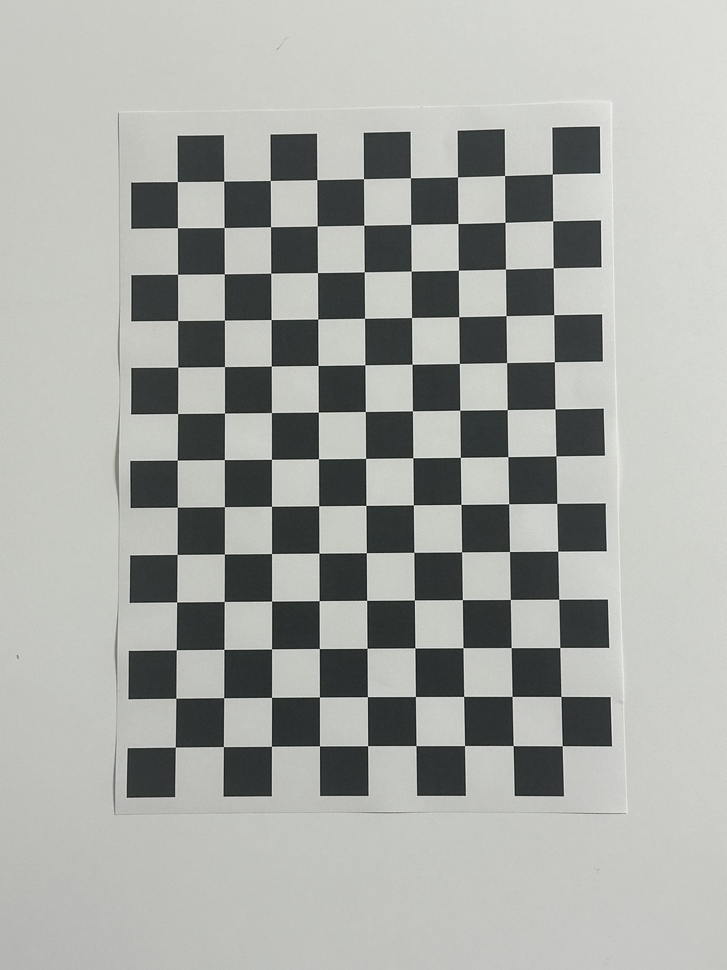
#> input picture Data/IMG_2648.JPG, 727 x 970 px, shrunk from 3024 x 4032 before the run; its folder holds only this picture in this run
$ python visualize.py
#> lines starting #> are read from the running program, lines starting #| are printed output that depends on the picture; after the words box and inside, x2 and y2 are one past the last pixel; in counts of white or black regions, pixels touching at a corner belong together
### Code/opencv_calibration.py
import numpy as np
import cv2

class OpenCVCalibration:
    def __init__(self, checkerboard_size=(13, 9), square_size=20):
        """
        Parameters:
        -----------
        checkerboard_size : tuple (width, height)
            number of checkerboard's corners
        square_size : float
            one square size in mm
        """
        self.checkerboard_size = checkerboard_size
        self.square_size = square_size

        # 3D World Coordinates
        self.obj_points_3d = self._generate_3d_points()

        # Data storage
        self.points3d_list = []
        self.points2d_list = []

        # Calibration results
        self.K = None
        self.dist = None
        self.rvecs = None
        self.tvecs = None

    def _generate_3d_points(self):
        num_corners = self.checkerboard_size[0] * self.checkerboard_size[1]
        objp = np.zeros((num_corners, 3), np.float32)
        objp[:, :2] = np.mgrid[0:self.checkerboard_size[0],
                               0:self.checkerboard_size[1]].T.reshape(-1, 2)
        objp *= self.square_size
        return objp

    def detect_corners(self, image_paths):
        """
        Parameters:
        -----------
        image_paths : list of str
            image file paths

        Returns:
        --------
        success_count : int
            number of successful corner detections
        """
        print("\n" + "=" * 60)
        print("OpenCV Corner Detection")
        print("=" * 60)

        success_count = 0

        for i, img_path in enumerate(image_paths, 1):
            img = cv2.imread(img_path)
            if img is None:
                print(f"[{i}] Cannot read image: {img_path}")
                continue

            gray = cv2.cvtColor(img, cv2.COLOR_BGR2GRAY)

            # Find corners
            ret, corners = cv2.findChessboardCorners(gray, self.checkerboard_size, None)

            if ret:
                # Refine corner locations
                criteria = (cv2.TERM_CRITERIA_EPS + cv2.TERM_CRITERIA_MAX_ITER, 30, 0.001)
                corners_refined = cv2.cornerSubPix(gray, corners, (11, 11), (-1, -1), criteria)

                self.points3d_list.append(self.obj_points_3d)
                self.points2d_list.append(corners_refined)

                success_count += 1
                print(f"[{i}] Corner detection success: {img_path}")
            else:
                print(f"✗ [{i}] Failed to detect corners: {img_path}")

        print("-" * 60)
        print(f"Total {len(image_paths)}, Success {success_count}")
        print("-" * 60)

        return success_count

    def calibrate(self, image_paths):
        """
        Full OpenCV calibration pipeline

        Parameters:
        -----------
        image_paths : list of str
            image file paths

        Returns:
        --------
        K : ndarray (3x3)
            Intrinsic matrix
        dist : ndarray
            Distortion coefficients
        rvecs : list
            Rotation vectors for each image
        tvecs : list
            Translation vectors for each image
        mean_error : float
            Mean reprojection error
        """
        print("\n" + "=" * 60)
        print("OpenCV Camera Calibration - cv2.calibrateCamera()")
        print("=" * 60)

        # Detect corners
        success_count = self.detect_corners(image_paths)

        if success_count < 3:
            print("\nError: Need at least 3 images!")
            return None, None, None, None, None

        # Get image size from first image
        img = cv2.imread(image_paths[0])
        gray = cv2.cvtColor(img, cv2.COLOR_BGR2GRAY)
        img_size = gray.shape[::-1]

        print("\nRunning cv2.calibrateCamera()...")

        # OpenCV calibration
        ret, self.K, self.dist, self.rvecs, self.tvecs = cv2.calibrateCamera(
            self.points3d_list,
            self.points2d_list,
            img_size,
            None,
            None
        )

        print("Calibration successful!")

        # Compute reprojection error
        total_error = 0
        for i in range(len(self.points3d_list)):
            img_pts_reproj, _ = cv2.projectPoints(
                self.points3d_list[i],
                self.rvecs[i],
                self.tvecs[i],
                self.K,
                self.dist
            )
            error = cv2.norm(self.points2d_list[i], img_pts_reproj, cv2.NORM_L2) / len(img_pts_reproj)
            total_error += error

        mean_error = total_error / len(self.points3d_list)

        print("-" * 60)
        print("Intrinsic Matrix K:")
        print(self.K)
        print("\nDistortion Coefficients:")
        print(self.dist.ravel())
        print(f"\nMean Reprojection Error: {mean_error:.4f} pixels")
        print("-" * 60)

        print("\n" + "=" * 60)
        print("✨ OpenCV Calibration Done!")
        print("=" * 60)

        return self.K, self.dist, self.rvecs, self.tvecs, mean_error


# Comparison function
# [43 lines left out: function compare_calibrations, not called in this run]


# [26 lines that do not run on import are left out]

### Code/visualize.py
import numpy as np
import cv2
import matplotlib.pyplot as plt
import glob
import os

# Results 폴더 생성
os.makedirs('../Results', exist_ok=True)

# 이미지 로드
image_paths = glob.glob('../Data/*.JPG')
if len(image_paths) == 0:
    print("No images found!")
    exit()

img_path = image_paths[0]
checkerboard_size = (13, 9)

print("Generating visualizations...")

# ========== 1. Corner Detection Visualization ==========
img = cv2.imread(img_path)
#> img is the input picture: shape (970, 727, 3); mean B, G, R 165, 169.2, 167.1
gray = cv2.cvtColor(img, cv2.COLOR_BGR2GRAY)
ret, corners = cv2.findChessboardCorners(gray, checkerboard_size, None)
#> ret = True; corners = 117 rows, first 8: [552.3, 174.1], [552.7, 220.8], [553.2, 267.7], [553.7, 314.6], [554.4, 361.7], [555, 409], [556, 455.9], [556.7, 503.4]

if ret:
    criteria = (cv2.TERM_CRITERIA_EPS + cv2.TERM_CRITERIA_MAX_ITER, 30, 0.001)
    corners = cv2.cornerSubPix(gray, corners, (11, 11), (-1, -1), criteria)
#> corners = 117 rows, first 8: [552.3, 174], [552.6, 220.8], [553.2, 267.8], [553.7, 314.6], [554.4, 361.7], [555, 408.9], [555.9, 455.9], [556.7, 503.4]
    img_with_corners = img.copy()
    cv2.drawChessboardCorners(img_with_corners, checkerboard_size, corners, ret)
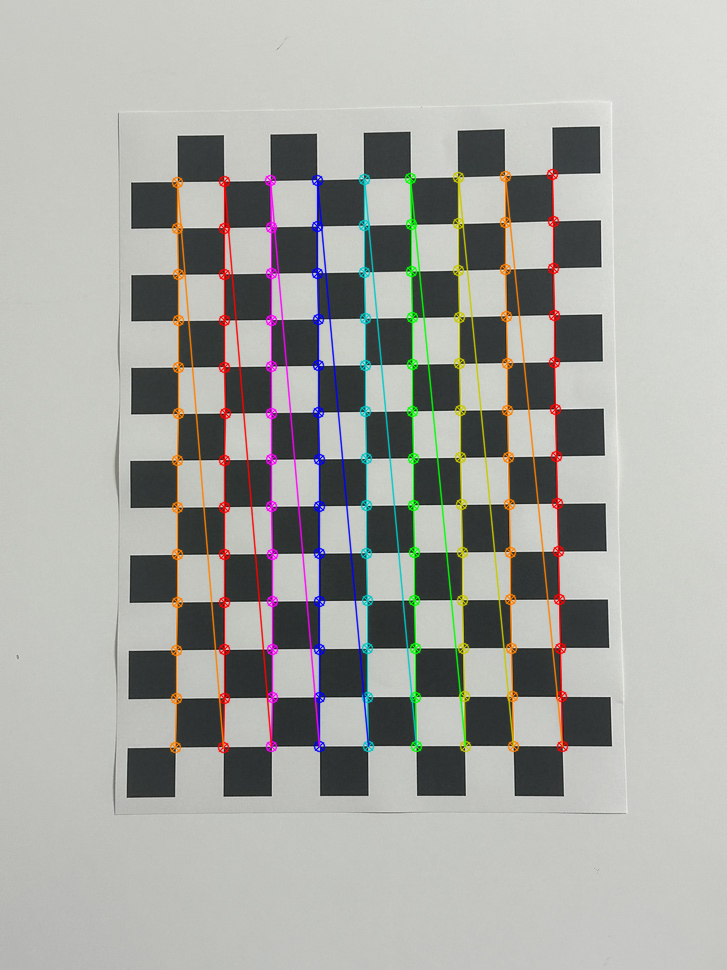
#> img_with_corners: shape (970, 727, 3); 5.35% of pixels changed, all inside (x1, y1, x2, y2) = (169, 168, 569, 754)

    fig, axes = plt.subplots(1, 2, figsize=(14, 7))
    axes[0].imshow(cv2.cvtColor(img, cv2.COLOR_BGR2RGB))
    axes[0].set_title('Original Image', fontsize=14, fontweight='bold')
    axes[0].axis('off')

    axes[1].imshow(cv2.cvtColor(img_with_corners, cv2.COLOR_BGR2RGB))
    axes[1].set_title(f'Detected Corners ({len(corners)} points)', fontsize=14, fontweight='bold')
    axes[1].axis('off')

    plt.tight_layout()
    plt.savefig('../Results/1_corner_detection.png', dpi=200, bbox_inches='tight')
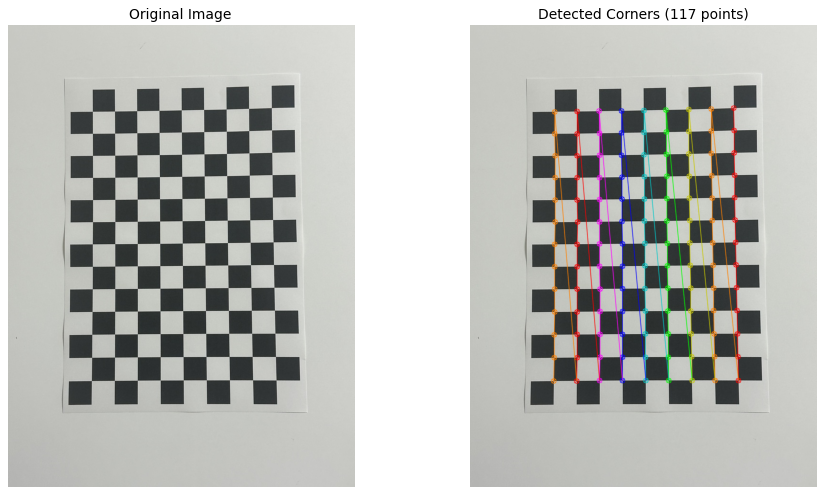
#> figure drawn by matplotlib, 2 panels
    print("✓ Saved: 1_corner_detection.png")
    plt.close()

# ========== 2. Undistorted Image (OpenCV만 가능) ==========
from opencv_calibration import OpenCVCalibration

opencv_calib = OpenCVCalibration(checkerboard_size, 20)
print("\nRunning quick OpenCV calibration for undistortion...")
opencv_K, opencv_dist, _, _, _ = opencv_calib.calibrate(image_paths)
#> in detect_corners, `ret, corners = cv2.findChessboardCorners(gray, self.checkerboard_size,..`: ret = True; corners = 117 rows, first 8: [552.3, 174.1], [552.7, 220.8], [553.2, 267.7], [553.7, 314.6], [554.4, 361.7], [555, 409], [556, 455.9], [556.7, 503.4]
#> in detect_corners, `corners_refined = cv2.cornerSubPix(gray, corners, (11, 11), (-1, -1), ..`: corners_refined = 117 rows, first 8: [552.3, 174], [552.6, 220.8], [553.2, 267.8], [553.7, 314.6], [554.4, 361.7], [555, 408.9], [555.9, 455.9], [556.7, 503.4]

if opencv_K is not None:
    h, w = img.shape[:2]
    new_K, roi = cv2.getOptimalNewCameraMatrix(opencv_K, opencv_dist, (w, h), 1, (w, h))
    undistorted = cv2.undistort(img, opencv_K, opencv_dist, None, new_K)

    fig, axes = plt.subplots(1, 2, figsize=(14, 7))
    axes[0].imshow(cv2.cvtColor(img, cv2.COLOR_BGR2RGB))
    axes[0].set_title('Original (with distortion)', fontsize=14, fontweight='bold')
    axes[0].axis('off')

    axes[1].imshow(cv2.cvtColor(undistorted, cv2.COLOR_BGR2RGB))
    axes[1].set_title('Undistorted (OpenCV)', fontsize=14, fontweight='bold')
    axes[1].axis('off')

    plt.tight_layout()
    plt.savefig('../Results/2_undistorted_image.png', dpi=200, bbox_inches='tight')
    print("✓ Saved: 2_undistorted_image.png")
    plt.close()

# ========== 3. Calibration Comparison Chart ==========
zhang_vals = [7560.22, 7680.26, 1493.25, 1924.49]
opencv_vals = [6877.11, 6940.59, 1543.04, 2023.87]
params = ['fx', 'fy', 'cx', 'cy']

fig, axes = plt.subplots(1, 2, figsize=(14, 6))

# Intrinsic parameters
x = np.arange(len(params))
width = 0.35
axes[0].bar(x - width/2, zhang_vals, width, label="Zhang's Method", alpha=0.8, color='steelblue')
axes[0].bar(x + width/2, opencv_vals, width, label='OpenCV', alpha=0.8, color='coral')
axes[0].set_xlabel('Parameters', fontsize=12)
axes[0].set_ylabel('Value (pixels)', fontsize=12)
axes[0].set_title('Intrinsic Parameters Comparison', fontsize=14, fontweight='bold')
axes[0].set_xticks(x)
axes[0].set_xticklabels(params)
axes[0].legend(fontsize=11)
axes[0].grid(True, alpha=0.3, axis='y')

# Reprojection error
methods = ["Zhang's\nMethod", 'OpenCV']
errors = [12.04, 0.37]
colors = ['steelblue', 'coral']
bars = axes[1].bar(methods, errors, color=colors, alpha=0.8)
axes[1].set_ylabel('Mean Reprojection Error (pixels)', fontsize=12)
axes[1].set_title('Reprojection Error Comparison', fontsize=14, fontweight='bold')
axes[1].grid(True, alpha=0.3, axis='y')

for i, v in enumerate(errors):
    axes[1].text(i, v + 0.5, f'{v:.2f}', ha='center', va='bottom', fontsize=11, fontweight='bold')

plt.tight_layout()
plt.savefig('../Results/3_comparison_chart.png', dpi=200, bbox_inches='tight')
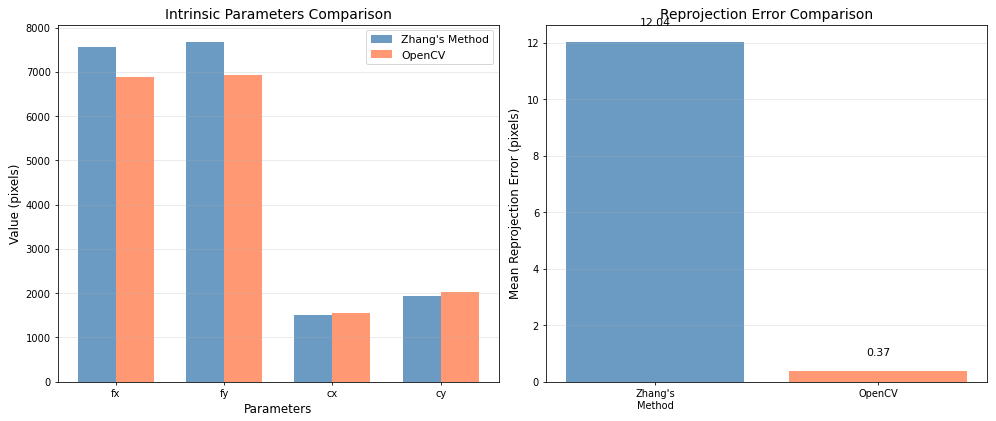
#> figure drawn by matplotlib, 2 panels; panel 1: tallest bar 7680.3 high, from x = 0.65 to 1; panel 1: tallest bar 6940.6 high, from x = 1 to 1.35
print("✓ Saved: 3_comparison_chart.png")
plt.close()

print("\n" + "=" * 60)
print("All visualizations completed!")
print("=" * 60)
print("\nFiles saved in ../Results/:")
print("  1. 1_corner_detection.png")
print("  2. 2_undistorted_image.png")
print("  3. 3_comparison_chart.png")
print("\nThese images are ready for your report!")

$ run again, on Data/IMG_2653.JPG
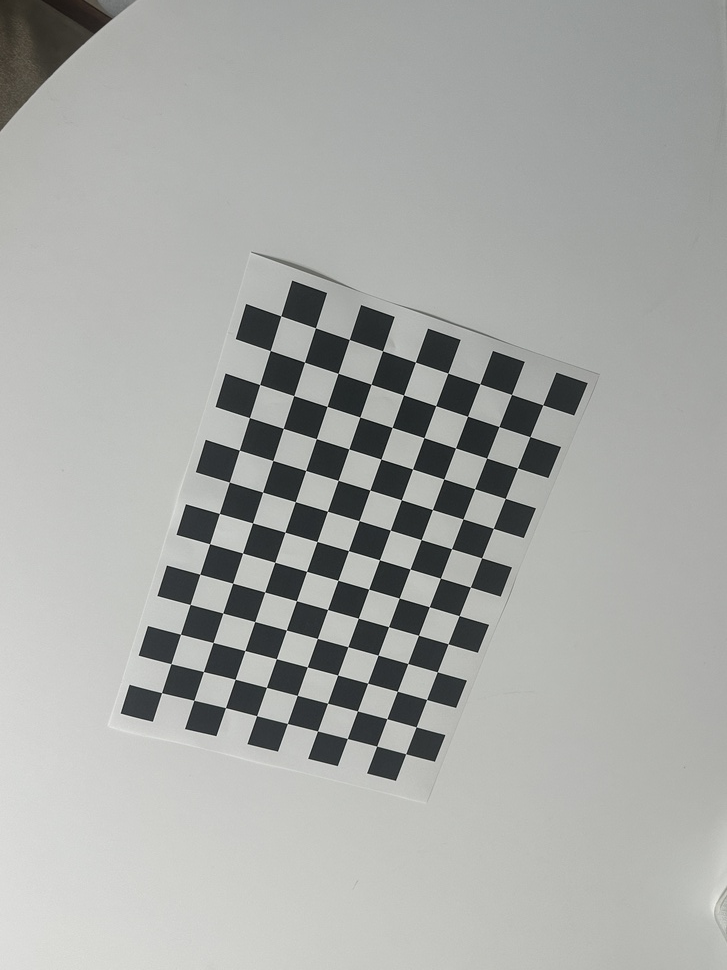
#> input picture Data/IMG_2653.JPG, 727 x 970 px, shrunk from 3024 x 4032 before the run
#> img is the input picture: shape (970, 727, 3); mean B, G, R 165.7, 168.5, 167
#> `ret, corners = cv2.findChessboardCorners(gray, checkerboard_size, None)`: ret = True; corners = 117 rows, first 8: [161.6, 693.1], [171, 663.4], [180.4, 633.9], [190, 604.7], [199.5, 574], [209.8, 543.3], [219.4, 513.3], [229.3, 482.2]
#> `corners = cv2.cornerSubPix(gray, corners, (11, 11), (-1, -1), criteria)`: corners = 117 rows, first 8: [161.6, 692.6], [170.9, 663.7], [180.5, 634.2], [190.2, 604.5], [199.8, 574.2], [209.6, 543.7], [219.4, 513.5], [229.3, 482.1]
#> `cv2.drawChessboardCorners(img_with_corners, checkerboard_size, corners..`:
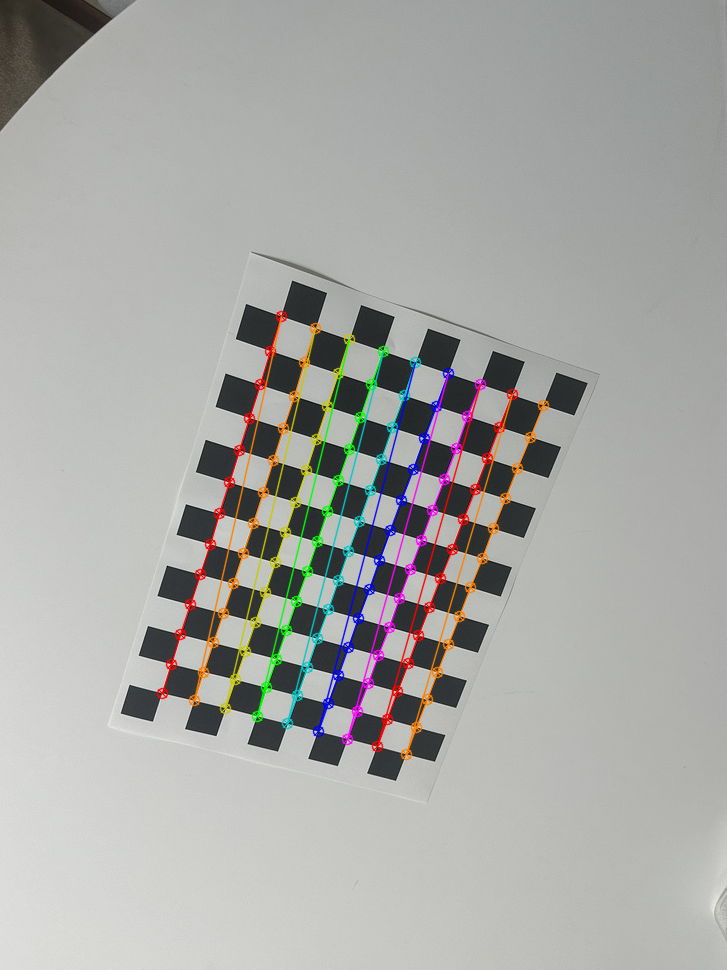
#> img_with_corners: shape (970, 727, 3); 3.9% of pixels changed, all inside (x1, y1, x2, y2) = (156, 310, 550, 761)
#> `plt.savefig('../Results/1_corner_detection.png', dpi=200, bbox_inches=..`:
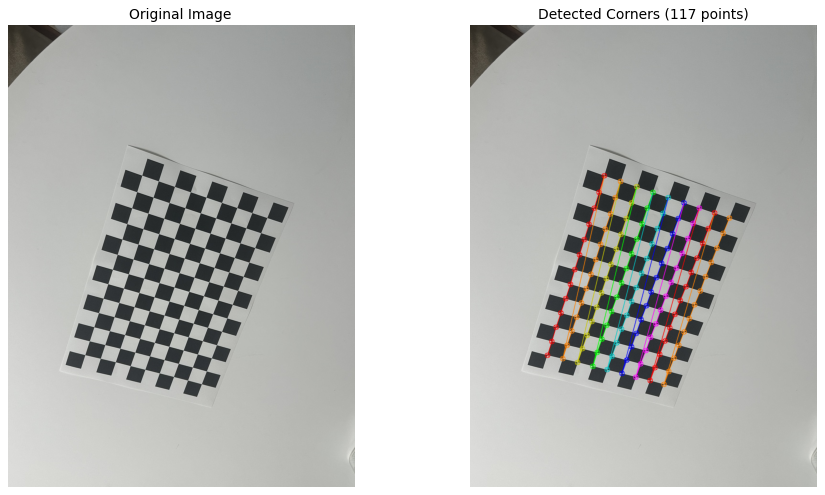
#> figure drawn by matplotlib, 2 panels
#> in detect_corners, `ret, corners = cv2.findChessboardCorners(gray, self.checkerboard_size,..`: ret = True; corners = 117 rows, first 8: [161.6, 693.1], [171, 663.4], [180.4, 633.9], [190, 604.7], [199.5, 574], [209.8, 543.3], [219.4, 513.3], [229.3, 482.2]
#> corners_refined = 117 rows, first 8: [161.6, 692.6], [170.9, 663.7], [180.5, 634.2], [190.2, 604.5], [199.8, 574.2], [209.6, 543.7], [219.4, 513.5], [229.3, 482.1]
